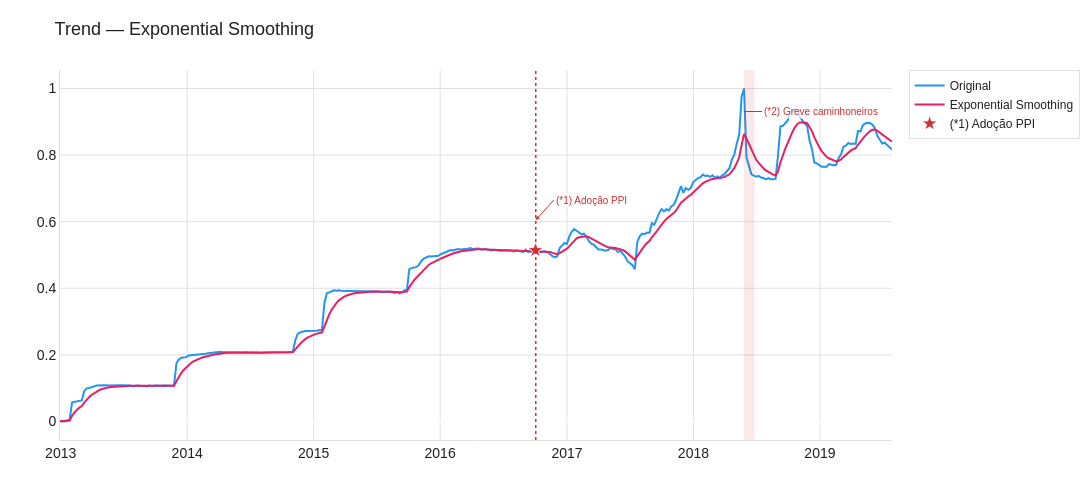

Here is the notebook cell this chart was saved with:
### Markdown cell above
#### Exponential Smoothing

### Code cell
plot_series(
    (train_scaled, "Original", PPT_COLORS["train"]),
    (train_scaled.ewm(alpha=0.2).mean(), "Exponential Smoothing", PPT_COLORS["trend"]),
    title="Trend — Exponential Smoothing",
    save_name="05_trend_exp_smooth",
)

### Figure 1 — Plotly figure (JSON) as saved in the notebook; plotly's stock layout.template omitted (floating-point values rounded to 4 significant figures; data arrays with more than 128 entries replaced by an {"elided": "..."} marker saying what was removed)
{"data": [{"line": {"color": "#2196F3", "width": 2}, "mode": "lines", "name": "Original", "type": "scatter", "x": {"elided": "344 str values"}, "y": {"elided": "344 float values"}}, {"line": {"color": "#E91E63", "width": 2}, "mode": "lines", "name": "Exponential Smoothing", "type": "scatter", "x": {"elided": "344 str values"}, "y": {"elided": "344 float values"}}, {"hoverinfo": "text", "hovertext": "Out/2016 — Petrobras adota PPI (Preço de Paridade de Importação): preços passam a seguir Brent + câmbio", "marker": {"color": "#D32F2F", "line": {"color": "white", "width": 1}, "size": 12, "symbol": "star"}, "mode": "markers", "name": "(*1) Adoção PPI", "showlegend": true, "type": "scatter", "x": ["2016-10-02T00:00:00"], "y": [0.5143]}], "layout": {"annotations": [{"arrowcolor": "#D32F2F", "arrowhead": 2, "arrowsize": 0.8, "arrowwidth": 1, "ax": 18, "ay": -20, "bgcolor": "rgba(255,255,255,0.75)", "font": {"color": "#D32F2F", "size": 10}, "hovertext": "Out/2016 — Petrobras adota PPI (Preço de Paridade de Importação): preços passam a seguir Brent + câmbio", "showarrow": true, "text": "(*1) Adoção PPI", "x": "2016-10-03T00:00:00", "xanchor": "left", "xref": "x", "y": 0.5943, "yref": "paper"}, {"arrowcolor": "#D32F2F", "arrowhead": 0, "arrowwidth": 1, "ax": 18, "ay": 0, "bgcolor": "rgba(255,255,255,0.75)", "font": {"color": "#D32F2F", "size": 10}, "hovertext": "27/05–26/06/2018 — Greve dos caminhoneiros: vendas de diesel reduziram ~30%", "showarrow": true, "text": "(*2) Greve caminhoneiros", "x": "2018-05-27T00:00:00", "xanchor": "left", "xref": "x", "y": 0.8879, "yref": "paper"}], "font": {"color": "#212121", "family": "Arial", "size": 14}, "height": 500, "legend": {"bgcolor": "rgba(255,255,255,0.9)", "bordercolor": "#E0E0E0", "borderwidth": 1, "font": {"size": 12}}, "margin": {"b": 60, "l": 60, "r": 40, "t": 70}, "paper_bgcolor": "#FFFFFF", "plot_bgcolor": "#FFFFFF", "shapes": [{"line": {"color": "#D32F2F", "dash": "dot", "width": 1.5}, "type": "line", "x0": "2016-10-03T00:00:00", "x1": "2016-10-03T00:00:00", "xref": "x", "y0": 0, "y1": 1, "yref": "paper"}, {"fillcolor": "rgba(211,47,47,0.10)", "line": {"width": 0}, "type": "rect", "x0": "2018-05-27T00:00:00", "x1": "2018-06-26T00:00:00", "xref": "x", "y0": 0, "y1": 1, "yref": "paper"}], "title": {"font": {"color": "#212121", "size": 18}, "text": "Trend — Exponential Smoothing"}, "width": 1200, "xaxis": {"gridcolor": "#E0E0E0", "linecolor": "#E0E0E0", "showgrid": true}, "yaxis": {"gridcolor": "#E0E0E0", "linecolor": "#E0E0E0", "showgrid": true}}}
